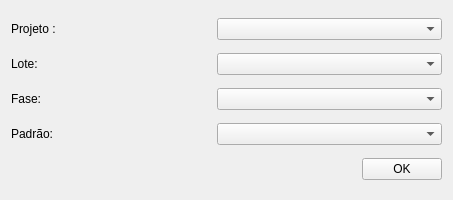
<?xml version="1.0" encoding="UTF-8"?>
<ui version="4.0">
 <class>Form</class>
 <widget class="QWidget" name="Form">
  <property name="geometry">
   <rect>
    <x>0</x>
    <y>0</y>
    <width>453</width>
    <height>200</height>
   </rect>
  </property>
  <property name="windowTitle">
   <string>Form</string>
  </property>
  <layout class="QGridLayout" name="gridLayout">
   <item row="4" column="0">
    <layout class="QHBoxLayout" name="horizontalLayout_2">
     <item>
      <spacer name="horizontalSpacer">
       <property name="orientation">
        <enum>Qt::Horizontal</enum>
       </property>
       <property name="sizeHint" stdset="0">
        <size>
         <width>219</width>
         <height>20</height>
        </size>
       </property>
      </spacer>
     </item>
     <item>
      <widget class="QPushButton" name="okBtn">
       <property name="text">
        <string>OK</string>
       </property>
      </widget>
     </item>
    </layout>
   </item>
   <item row="0" column="0">
    <layout class="QHBoxLayout" name="horizontalLayout_12">
     <item>
      <widget class="QLabel" name="label_4">
       <property name="sizePolicy">
        <sizepolicy hsizetype="Fixed" vsizetype="Preferred">
         <horstretch>0</horstretch>
         <verstretch>0</verstretch>
        </sizepolicy>
       </property>
       <property name="minimumSize">
        <size>
         <width>200</width>
         <height>0</height>
        </size>
       </property>
       <property name="maximumSize">
        <size>
         <width>200</width>
         <height>16777215</height>
        </size>
       </property>
       <property name="text">
        <string>Projeto :</string>
       </property>
      </widget>
     </item>
     <item>
      <widget class="QComboBox" name="projectsCb"/>
     </item>
    </layout>
   </item>
   <item row="1" column="0">
    <layout class="QHBoxLayout" name="horizontalLayout_13">
     <item>
      <widget class="QLabel" name="label_13">
       <property name="sizePolicy">
        <sizepolicy hsizetype="Fixed" vsizetype="Preferred">
         <horstretch>0</horstretch>
         <verstretch>0</verstretch>
        </sizepolicy>
       </property>
       <property name="minimumSize">
        <size>
         <width>200</width>
         <height>0</height>
        </size>
       </property>
       <property name="maximumSize">
        <size>
         <width>200</width>
         <height>16777215</height>
        </size>
       </property>
       <property name="text">
        <string>Lote:</string>
       </property>
      </widget>
     </item>
     <item>
      <widget class="QComboBox" name="lotsCb"/>
     </item>
    </layout>
   </item>
   <item row="2" column="0">
    <layout class="QHBoxLayout" name="horizontalLayout_15">
     <item>
      <widget class="QLabel" name="label_15">
       <property name="sizePolicy">
        <sizepolicy hsizetype="Fixed" vsizetype="Preferred">
         <horstretch>0</horstretch>
         <verstretch>0</verstretch>
        </sizepolicy>
       </property>
       <property name="minimumSize">
        <size>
         <width>200</width>
         <height>0</height>
        </size>
       </property>
       <property name="maximumSize">
        <size>
         <width>200</width>
         <height>16777215</height>
        </size>
       </property>
       <property name="text">
        <string>Fase:</string>
       </property>
      </widget>
     </item>
     <item>
      <widget class="QComboBox" name="phasesCb"/>
     </item>
    </layout>
   </item>
   <item row="3" column="0">
    <layout class="QHBoxLayout" name="horizontalLayout_16">
     <item>
      <widget class="QLabel" name="label_16">
       <property name="sizePolicy">
        <sizepolicy hsizetype="Fixed" vsizetype="Preferred">
         <horstretch>0</horstretch>
         <verstretch>0</verstretch>
        </sizepolicy>
       </property>
       <property name="minimumSize">
        <size>
         <width>200</width>
         <height>0</height>
        </size>
       </property>
       <property name="maximumSize">
        <size>
         <width>200</width>
         <height>16777215</height>
        </size>
       </property>
       <property name="text">
        <string>Padrão:</string>
       </property>
      </widget>
     </item>
     <item>
      <widget class="QComboBox" name="defaultCb"/>
     </item>
    </layout>
   </item>
  </layout>
 </widget>
 <resources/>
 <connections/>
</ui>
